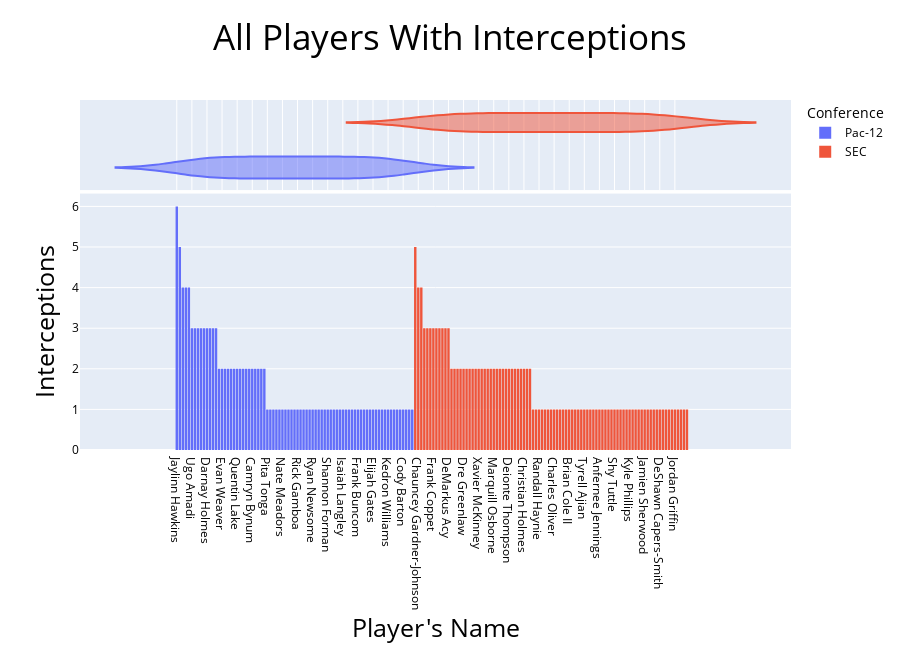

Here is the notebook cell this chart was saved with:
### Code cell
import plotly.express as px
import plotly.graph_objects as go

all_interceptions = interceptions[interceptions['Int'] > 0]

fig = px.histogram(x=all_interceptions['Player'], y=all_interceptions['Int'], color=all_interceptions['Conference'], marginal="violin", labels={'x': "Player's Name", 'y': 'Interceptions', 'color':'Conference'}, title='All Players With Interceptions')

fig.update_layout(autosize=True, height=650, title={'text': 'All Players With Interceptions', 'x': 0.5, 'font':{'size': 35}}, xaxis=dict(title={'text': "Player's Name", 'font': {'size': 25, 'color': 'black'}, 'standoff': 10}), yaxis=dict(title={'text': 'Interceptions', 'font': {'size': 25, 'color': 'black'}, 'standoff': 10}))

fig.update_layout(font=dict(size=12, color="black"))

fig.show()

### Figure 1 — Plotly figure (JSON) as saved in the notebook; plotly's stock layout.template omitted (floating-point values rounded to 4 significant figures)
{"data": [{"alignmentgroup": "True", "bingroup": "x", "histfunc": "sum", "hovertemplate": "Conference=Pac-12<br>Player's Name=%{x}<br>sum of Interceptions=%{y}<extra></extra>", "legendgroup": "Pac-12", "marker": {"color": "#636efa", "pattern": {"shape": ""}}, "name": "Pac-12", "offsetgroup": "Pac-12", "orientation": "v", "showlegend": true, "type": "histogram", "x": ["Jaylinn Hawkins", "Jevon Holland", "Byron Murphy", "Ashtyn Davis", "Paulson Adebo", "Ugo Amadi", "Jaylon Johnson", "Deommodore Lenoir", "Chase Lucas", "Marcus Strong", "Darnay Holmes", "Aashari Crosswell", "Traveon Beck", "Scottie Young Jr.", "Jalen Thompson", "Evan Weaver", "Jordan Miller", "Thomas Graham Jr.", "Taylor Rapp", "Skyler Thomas", "Quentin Lake", "Nate Landman", "Marquise Blair", "Malik Antoine", "Colin Schooler", "Camryn Bynum", "Ben Burr-Kirven", "Chase Hansen", "Alameen Murphy", "Adarius Pickett", "Pita Tonga", "Nick Pickett", "Nick Fisher", "Derrion Rakestraw", "Merlin Robertson", "Nate Meadors", "Cam Phillips", "Marvell Tell III", "Cameron Goode", "Sean Barton", "Rick Gamboa", "Willie Taylor", "Ajene Harris", "Troy Young", "Troy Dye", "Ryan Newsome", "Thomas Booker", "Terrell Burgess", "Shemar Smith", "Shawn Wilson", "Shannon Forman", "Javelin Guidry", "Jarrius Wallace", "Darrien Molton", "Jahad Woods", "Isaiah Langley", "Corrion Ballard", "Hauati Pututau", "Greg Gaines", "Dasmond Tautalatasi", "Frank Buncom", "Francis Bernard", "Evan Worthington", "Deion Singleton", "Elijah Hicks", "Elijah Gates", "Drew Lewis", "Dante Wigley", "Jordan McMillan", "Josh Drayden", "Kedron Williams", "Justin Hollins", "Keisean Lucier-South", "Kobe Williams", "John McCartan", "Cody Barton", "Krys Barnes", "Julian Blackmon", "Jordan Kunaszyk"], "xaxis": "x", "y": [6, 5, 4, 4, 4, 3, 3, 3, 3, 3, 3, 3, 3, 3, 2, 2, 2, 2, 2, 2, 2, 2, 2, 2, 2, 2, 2, 2, 2, 2, 1, 1, 1, 1, 1, 1, 1, 1, 1, 1, 1, 1, 1, 1, 1, 1, 1, 1, 1, 1, 1, 1, 1, 1, 1, 1, 1, 1, 1, 1, 1, 1, 1, 1, 1, 1, 1, 1, 1, 1, 1, 1, 1, 1, 1, 1, 1, 1, 1], "yaxis": "y"}, {"alignmentgroup": "True", "hovertemplate": "Conference=Pac-12<br>Player's Name=%{x}<extra></extra>", "legendgroup": "Pac-12", "marker": {"color": "#636efa"}, "name": "Pac-12", "offsetgroup": "Pac-12", "scalegroup": "x", "showlegend": false, "type": "violin", "x": ["Jaylinn Hawkins", "Jevon Holland", "Byron Murphy", "Ashtyn Davis", "Paulson Adebo", "Ugo Amadi", "Jaylon Johnson", "Deommodore Lenoir", "Chase Lucas", "Marcus Strong", "Darnay Holmes", "Aashari Crosswell", "Traveon Beck", "Scottie Young Jr.", "Jalen Thompson", "Evan Weaver", "Jordan Miller", "Thomas Graham Jr.", "Taylor Rapp", "Skyler Thomas", "Quentin Lake", "Nate Landman", "Marquise Blair", "Malik Antoine", "Colin Schooler", "Camryn Bynum", "Ben Burr-Kirven", "Chase Hansen", "Alameen Murphy", "Adarius Pickett", "Pita Tonga", "Nick Pickett", "Nick Fisher", "Derrion Rakestraw", "Merlin Robertson", "Nate Meadors", "Cam Phillips", "Marvell Tell III", "Cameron Goode", "Sean Barton", "Rick Gamboa", "Willie Taylor", "Ajene Harris", "Troy Young", "Troy Dye", "Ryan Newsome", "Thomas Booker", "Terrell Burgess", "Shemar Smith", "Shawn Wilson", "Shannon Forman", "Javelin Guidry", "Jarrius Wallace", "Darrien Molton", "Jahad Woods", "Isaiah Langley", "Corrion Ballard", "Hauati Pututau", "Greg Gaines", "Dasmond Tautalatasi", "Frank Buncom", "Francis Bernard", "Evan Worthington", "Deion Singleton", "Elijah Hicks", "Elijah Gates", "Drew Lewis", "Dante Wigley", "Jordan McMillan", "Josh Drayden", "Kedron Williams", "Justin Hollins", "Keisean Lucier-South", "Kobe Williams", "John McCartan", "Cody Barton", "Krys Barnes", "Julian Blackmon", "Jordan Kunaszyk"], "xaxis": "x2", "yaxis": "y2"}, {"alignmentgroup": "True", "bingroup": "x", "histfunc": "sum", "hovertemplate": "Conference=SEC<br>Player's Name=%{x}<br>sum of Interceptions=%{y}<extra></extra>", "legendgroup": "SEC", "marker": {"color": "#EF553B", "pattern": {"shape": ""}}, "name": "SEC", "offsetgroup": "SEC", "orientation": "v", "showlegend": true, "type": "histogram", "x": ["Grant Delpit", "Chauncey Gardner-Johnson", "Joejuan Williams", "Cam Hilton", "John Battle", "Darius West", "Frank Coppet", "Bryce Thompson", "Rashad Fenton", "Ryan Pulley", "Saivion Smith", "DeMarkus Acy", "Greedy Williams", "J.R. Reed", "Jamel Dean", "Javaris Davis", "Dre Greenlaw", "Jeremiah Dinson", "Erroll Thompson", "Mack Wilson", "Johnathan Abram", "Xavier McKinney", "Willie Gay Jr.", "Tae Crowder", "Shyheim Carter", "Mike Edwards", "Marquill Osborne", "Donovan Stiner", "Kendarius Webster", "Donovan Wilson", "Zedrick Woods", "Deionte Thompson", "Brad Stewart", "Deandre Baker", "Cameron Dantzler", "C.J. Morgan", "Christian Holmes", "C.J. Henderson", "Daniel Thomas", "C.J. Moore", "Patrick Surtain II", "Randall Haynie", "Noah Igbinoghene", "Michael Divinity Jr.", "Richard LeCounte III", "Maurice Smitherman", "Charles Oliver", "Derrick Baity", "Louis Vecchio", "Lonnie Johnson", "Leon O'Neal Jr.", "Brian Cole II", "Todd Harris Jr.", "Vernon Dasher", "Ventrell Miller", "Tyrique McGhee", "Tyrell Ajian", "Tyrel Dodson", "Trey Dean III", "Trevon Diggs", "Allan George", "Anfernee Jennings", "Terez Hall", "Stephen Adegoke", "Smoke Monday", "Big Cat Bryant", "Shy Tuttle", "Sherrod Greene", "Ladarius Wiley", "Larry Pryor", "Luke Ancrum", "Kyle Phillips", "Israel Mukuamu", "Dare Odeyingbo", "Jamyest Williams", "Jamin Davis", "Jamien Sherwood", "Darrell Williams", "Jacob Phillips", "JaCoby Stevens", "Darrin Kirkland Jr.", "DeShawn Capers-Smith", "Ed Paris", "John Huggins", "Jonathan Kongbo", "Kary Vincent Jr.", "Jordan Griffin", "Christian Tutt", "Keidron Smith", "Adam Sparks", "Kristian Fulton"], "xaxis": "x", "y": [5, 4, 4, 3, 3, 3, 3, 3, 3, 3, 3, 3, 2, 2, 2, 2, 2, 2, 2, 2, 2, 2, 2, 2, 2, 2, 2, 2, 2, 2, 2, 2, 2, 2, 2, 2, 2, 2, 2, 1, 1, 1, 1, 1, 1, 1, 1, 1, 1, 1, 1, 1, 1, 1, 1, 1, 1, 1, 1, 1, 1, 1, 1, 1, 1, 1, 1, 1, 1, 1, 1, 1, 1, 1, 1, 1, 1, 1, 1, 1, 1, 1, 1, 1, 1, 1, 1, 1, 1, 1, 1], "yaxis": "y"}, {"alignmentgroup": "True", "hovertemplate": "Conference=SEC<br>Player's Name=%{x}<extra></extra>", "legendgroup": "SEC", "marker": {"color": "#EF553B"}, "name": "SEC", "offsetgroup": "SEC", "scalegroup": "x", "showlegend": false, "type": "violin", "x": ["Grant Delpit", "Chauncey Gardner-Johnson", "Joejuan Williams", "Cam Hilton", "John Battle", "Darius West", "Frank Coppet", "Bryce Thompson", "Rashad Fenton", "Ryan Pulley", "Saivion Smith", "DeMarkus Acy", "Greedy Williams", "J.R. Reed", "Jamel Dean", "Javaris Davis", "Dre Greenlaw", "Jeremiah Dinson", "Erroll Thompson", "Mack Wilson", "Johnathan Abram", "Xavier McKinney", "Willie Gay Jr.", "Tae Crowder", "Shyheim Carter", "Mike Edwards", "Marquill Osborne", "Donovan Stiner", "Kendarius Webster", "Donovan Wilson", "Zedrick Woods", "Deionte Thompson", "Brad Stewart", "Deandre Baker", "Cameron Dantzler", "C.J. Morgan", "Christian Holmes", "C.J. Henderson", "Daniel Thomas", "C.J. Moore", "Patrick Surtain II", "Randall Haynie", "Noah Igbinoghene", "Michael Divinity Jr.", "Richard LeCounte III", "Maurice Smitherman", "Charles Oliver", "Derrick Baity", "Louis Vecchio", "Lonnie Johnson", "Leon O'Neal Jr.", "Brian Cole II", "Todd Harris Jr.", "Vernon Dasher", "Ventrell Miller", "Tyrique McGhee", "Tyrell Ajian", "Tyrel Dodson", "Trey Dean III", "Trevon Diggs", "Allan George", "Anfernee Jennings", "Terez Hall", "Stephen Adegoke", "Smoke Monday", "Big Cat Bryant", "Shy Tuttle", "Sherrod Greene", "Ladarius Wiley", "Larry Pryor", "Luke Ancrum", "Kyle Phillips", "Israel Mukuamu", "Dare Odeyingbo", "Jamyest Williams", "Jamin Davis", "Jamien Sherwood", "Darrell Williams", "Jacob Phillips", "JaCoby Stevens", "Darrin Kirkland Jr.", "DeShawn Capers-Smith", "Ed Paris", "John Huggins", "Jonathan Kongbo", "Kary Vincent Jr.", "Jordan Griffin", "Christian Tutt", "Keidron Smith", "Adam Sparks", "Kristian Fulton"], "xaxis": "x2", "yaxis": "y2"}], "layout": {"autosize": true, "barmode": "relative", "font": {"color": "black", "size": 12}, "height": 650, "legend": {"title": {"text": "Conference"}, "tracegroupgap": 0}, "title": {"font": {"size": 35}, "text": "All Players With Interceptions", "x": 0.5}, "xaxis": {"anchor": "y", "domain": [0, 1], "title": {"font": {"color": "black", "size": 25}, "standoff": 10, "text": "Player's Name"}}, "xaxis2": {"anchor": "y2", "domain": [0, 1], "matches": "x", "showgrid": true, "showticklabels": false}, "yaxis": {"anchor": "x", "domain": [0, 0.7326], "title": {"font": {"color": "black", "size": 25}, "standoff": 10, "text": "Interceptions"}}, "yaxis2": {"anchor": "x2", "domain": [0.7426, 1], "matches": "y2", "showgrid": false, "showline": false, "showticklabels": false, "ticks": ""}}}
